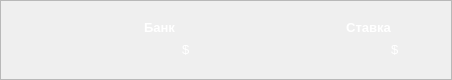
           <widget class="QFrame" name="bankFrame">
            <property name="sizePolicy">
             <sizepolicy hsizetype="Fixed" vsizetype="Fixed">
              <horstretch>0</horstretch>
              <verstretch>0</verstretch>
             </sizepolicy>
            </property>
            <property name="minimumSize">
             <size>
              <width>80</width>
              <height>80</height>
             </size>
            </property>
            <property name="maximumSize">
             <size>
              <width>16777215</width>
              <height>80</height>
             </size>
            </property>
            <property name="frameShape">
             <enum>QFrame::StyledPanel</enum>
            </property>
            <property name="frameShadow">
             <enum>QFrame::Raised</enum>
            </property>
            <layout class="QHBoxLayout" name="horizontalLayout_14">
             <item>
              <widget class="QLabel" name="bankImage_lbl">
               <property name="sizePolicy">
                <sizepolicy hsizetype="Fixed" vsizetype="Fixed">
                 <horstretch>0</horstretch>
                 <verstretch>0</verstretch>
                </sizepolicy>
               </property>
               <property name="minimumSize">
                <size>
                 <width>70</width>
                 <height>70</height>
                </size>
               </property>
               <property name="maximumSize">
                <size>
                 <width>70</width>
                 <height>70</height>
                </size>
               </property>
               <property name="baseSize">
                <size>
                 <width>70</width>
                 <height>70</height>
                </size>
               </property>
               <property name="text">
                <string/>
               </property>
               <property name="scaledContents">
                <bool>true</bool>
               </property>
               <property name="alignment">
                <set>Qt::AlignCenter</set>
               </property>
              </widget>
             </item>
             <item>
              <layout class="QVBoxLayout" name="verticalLayout">
               <property name="spacing">
                <number>4</number>
               </property>
               <item>
                <spacer name="verticalSpacer_6">
                 <property name="orientation">
                  <enum>Qt::Vertical</enum>
                 </property>
                 <property name="sizeHint" stdset="0">
                  <size>
                   <width>20</width>
                   <height>40</height>
                  </size>
                 </property>
                </spacer>
               </item>
               <item>
                <widget class="QLabel" name="bankInfo_lbl">
                 <property name="sizePolicy">
                  <sizepolicy hsizetype="Preferred" vsizetype="Preferred">
                   <horstretch>0</horstretch>
                   <verstretch>0</verstretch>
                  </sizepolicy>
                 </property>
                 <property name="minimumSize">
                  <size>
                   <width>60</width>
                   <height>0</height>
                  </size>
                 </property>
                 <property name="palette">
                  <palette>
                   <active>
                    <colorrole role="WindowText">
                     <brush brushstyle="SolidPattern">
                      <color alpha="255">
                       <red>255</red>
                       <green>255</green>
                       <blue>255</blue>
                      </color>
                     </brush>
                    </colorrole>
                    <colorrole role="Text">
                     <brush brushstyle="SolidPattern">
                      <color alpha="255">
                       <red>255</red>
                       <green>255</green>
                       <blue>255</blue>
                      </color>
                     </brush>
                    </colorrole>
                    <colorrole role="PlaceholderText">
                     <brush brushstyle="SolidPattern">
                      <color alpha="128">
                       <red>255</red>
                       <green>255</green>
                       <blue>255</blue>
                      </color>
                     </brush>
                    </colorrole>
                   </active>
                   <inactive>
                    <colorrole role="WindowText">
                     <brush brushstyle="SolidPattern">
                      <color alpha="255">
                       <red>255</red>
                       <green>255</green>
                       <blue>255</blue>
                      </color>
                     </brush>
                    </colorrole>
                    <colorrole role="Text">
                     <brush brushstyle="SolidPattern">
                      <color alpha="255">
                       <red>255</red>
                       <green>255</green>
                       <blue>255</blue>
                      </color>
                     </brush>
                    </colorrole>
                    <colorrole role="PlaceholderText">
                     <brush brushstyle="SolidPattern">
                      <color alpha="128">
                       <red>255</red>
                       <green>255</green>
                       <blue>255</blue>
                      </color>
                     </brush>
                    </colorrole>
                   </inactive>
                   <disabled>
                    <colorrole role="WindowText">
                     <brush brushstyle="SolidPattern">
                      <color alpha="255">
                       <red>120</red>
                       <green>120</green>
                       <blue>120</blue>
                      </color>
                     </brush>
                    </colorrole>
                    <colorrole role="Text">
                     <brush brushstyle="SolidPattern">
                      <color alpha="255">
                       <red>120</red>
                       <green>120</green>
                       <blue>120</blue>
                      </color>
                     </brush>
                    </colorrole>
                    <colorrole role="PlaceholderText">
                     <brush brushstyle="SolidPattern">
                      <color alpha="128">
                       <red>0</red>
                       <green>0</green>
                       <blue>0</blue>
                      </color>
                     </brush>
                    </colorrole>
                   </disabled>
                  </palette>
                 </property>
                 <property name="font">
                  <font>
                   <pointsize>10</pointsize>
                   <weight>75</weight>
                   <bold>true</bold>
                  </font>
                 </property>
                 <property name="styleSheet">
                  <string notr="true"/>
                 </property>
                 <property name="text">
                  <string>Банк</string>
                 </property>
                 <property name="alignment">
                  <set>Qt::AlignCenter</set>
                 </property>
                </widget>
               </item>
               <item>
                <layout class="QHBoxLayout" name="horizontalLayout">
                 <item>
                  <spacer name="horizontalSpacer_5">
                   <property name="orientation">
                    <enum>Qt::Horizontal</enum>
                   </property>
                   <property name="sizeHint" stdset="0">
                    <size>
                     <width>40</width>
                     <height>20</height>
                    </size>
                   </property>
                  </spacer>
                 </item>
                 <item>
                  <widget class="QLabel" name="bankValue_lbl">
                   <property name="minimumSize">
                    <size>
                     <width>50</width>
                     <height>0</height>
                    </size>
                   </property>
                   <property name="palette">
                    <palette>
                     <active>
                      <colorrole role="WindowText">
                       <brush brushstyle="SolidPattern">
                        <color alpha="255">
                         <red>255</red>
                         <green>255</green>
                         <blue>255</blue>
                        </color>
                       </brush>
                      </colorrole>
                      <colorrole role="Text">
                       <brush brushstyle="SolidPattern">
                        <color alpha="255">
                         <red>255</red>
                         <green>255</green>
                         <blue>255</blue>
                        </color>
                       </brush>
                      </colorrole>
                      <colorrole role="PlaceholderText">
                       <brush brushstyle="SolidPattern">
                        <color alpha="128">
                         <red>255</red>
                         <green>255</green>
                         <blue>255</blue>
                        </color>
                       </brush>
                      </colorrole>
                     </active>
                     <inactive>
                      <colorrole role="WindowText">
                       <brush brushstyle="SolidPattern">
                        <color alpha="255">
                         <red>255</red>
                         <green>255</green>
                         <blue>255</blue>
                        </color>
                       </brush>
                      </colorrole>
                      <colorrole role="Text">
                       <brush brushstyle="SolidPattern">
                        <color alpha="255">
                         <red>255</red>
                         <green>255</green>
                         <blue>255</blue>
                        </color>
                       </brush>
                      </colorrole>
                      <colorrole role="PlaceholderText">
                       <brush brushstyle="SolidPattern">
                        <color alpha="128">
                         <red>255</red>
                         <green>255</green>
                         <blue>255</blue>
                        </color>
                       </brush>
                      </colorrole>
                     </inactive>
                     <disabled>
                      <colorrole role="WindowText">
                       <brush brushstyle="SolidPattern">
                        <color alpha="255">
                         <red>120</red>
                         <green>120</green>
                         <blue>120</blue>
                        </color>
                       </brush>
                      </colorrole>
                      <colorrole role="Text">
                       <brush brushstyle="SolidPattern">
                        <color alpha="255">
                         <red>120</red>
                         <green>120</green>
                         <blue>120</blue>
                        </color>
                       </brush>
                      </colorrole>
                      <colorrole role="PlaceholderText">
                       <brush brushstyle="SolidPattern">
                        <color alpha="128">
                         <red>0</red>
                         <green>0</green>
                         <blue>0</blue>
                        </color>
                       </brush>
                      </colorrole>
                     </disabled>
                    </palette>
                   </property>
                   <property name="font">
                    <font>
                     <pointsize>10</pointsize>
                    </font>
                   </property>
                   <property name="styleSheet">
                    <string notr="true">border-color: rgb(255, 0, 0);</string>
                   </property>
                   <property name="text">
                    <string/>
                   </property>
                   <property name="alignment">
                    <set>Qt::AlignRight|Qt::AlignTrailing|Qt::AlignVCenter</set>
                   </property>
                  </widget>
                 </item>
                 <item>
                  <widget class="QLabel" name="bankMoney_lbl">
                   <property name="palette">
                    <palette>
                     <active>
                      <colorrole role="WindowText">
                       <brush brushstyle="SolidPattern">
                        <color alpha="255">
                         <red>255</red>
                         <green>255</green>
                         <blue>255</blue>
                        </color>
                       </brush>
                      </colorrole>
                      <colorrole role="Text">
                       <brush brushstyle="SolidPattern">
                        <color alpha="255">
                         <red>255</red>
                         <green>255</green>
                         <blue>255</blue>
                        </color>
                       </brush>
                      </colorrole>
                      <colorrole role="PlaceholderText">
                       <brush brushstyle="SolidPattern">
                        <color alpha="128">
                         <red>255</red>
                         <green>255</green>
                         <blue>255</blue>
                        </color>
                       </brush>
                      </colorrole>
                     </active>
                     <inactive>
                      <colorrole role="WindowText">
                       <brush brushstyle="SolidPattern">
                        <color alpha="255">
                         <red>255</red>
                         <green>255</green>
                         <blue>255</blue>
                        </color>
                       </brush>
                      </colorrole>
                      <colorrole role="Text">
                       <brush brushstyle="SolidPattern">
                        <color alpha="255">
                         <red>255</red>
                         <green>255</green>
                         <blue>255</blue>
                        </color>
                       </brush>
                      </colorrole>
                      <colorrole role="PlaceholderText">
                       <brush brushstyle="SolidPattern">
                        <color alpha="128">
                         <red>255</red>
                         <green>255</green>
                         <blue>255</blue>
                        </color>
                       </brush>
                      </colorrole>
                     </inactive>
                     <disabled>
                      <colorrole role="WindowText">
                       <brush brushstyle="SolidPattern">
                        <color alpha="255">
                         <red>120</red>
                         <green>120</green>
                         <blue>120</blue>
                        </color>
                       </brush>
                      </colorrole>
                      <colorrole role="Text">
                       <brush brushstyle="SolidPattern">
                        <color alpha="255">
                         <red>120</red>
                         <green>120</green>
                         <blue>120</blue>
                        </color>
                       </brush>
                      </colorrole>
                      <colorrole role="PlaceholderText">
                       <brush brushstyle="SolidPattern">
                        <color alpha="128">
                         <red>0</red>
                         <green>0</green>
                         <blue>0</blue>
                        </color>
                       </brush>
                      </colorrole>
                     </disabled>
                    </palette>
                   </property>
                   <property name="font">
                    <font>
                     <pointsize>10</pointsize>
                    </font>
                   </property>
                   <property name="styleSheet">
                    <string notr="true">border-color: rgb(255, 0, 0);</string>
                   </property>
                   <property name="text">
                    <string>$</string>
                   </property>
                  </widget>
                 </item>
                 <item>
                  <spacer name="horizontalSpacer_4">
                   <property name="orientation">
                    <enum>Qt::Horizontal</enum>
                   </property>
                   <property name="sizeHint" stdset="0">
                    <size>
                     <width>40</width>
                     <height>20</height>
                    </size>
                   </property>
                  </spacer>
                 </item>
                </layout>
               </item>
               <item>
                <spacer name="verticalSpacer_5">
                 <property name="orientation">
                  <enum>Qt::Vertical</enum>
                 </property>
                 <property name="sizeHint" stdset="0">
                  <size>
                   <width>20</width>
                   <height>40</height>
                  </size>
                 </property>
                </spacer>
               </item>
              </layout>
             </item>
             <item>
              <spacer name="horizontalSpacer_38">
               <property name="orientation">
                <enum>Qt::Horizontal</enum>
               </property>
               <property name="sizeType">
                <enum>QSizePolicy::Maximum</enum>
               </property>
               <property name="sizeHint" stdset="0">
                <size>
                 <width>60</width>
                 <height>20</height>
                </size>
               </property>
              </spacer>
             </item>
             <item>
              <layout class="QVBoxLayout" name="verticalLayout_10">
               <property name="spacing">
                <number>4</number>
               </property>
               <item>
                <spacer name="verticalSpacer_10">
                 <property name="orientation">
                  <enum>Qt::Vertical</enum>
                 </property>
                 <property name="sizeHint" stdset="0">
                  <size>
                   <width>20</width>
                   <height>40</height>
                  </size>
                 </property>
                </spacer>
               </item>
               <item>
                <widget class="QLabel" name="bankBetInfo_lbl">
                 <property name="sizePolicy">
                  <sizepolicy hsizetype="Preferred" vsizetype="Preferred">
                   <horstretch>0</horstretch>
                   <verstretch>0</verstretch>
                  </sizepolicy>
                 </property>
                 <property name="minimumSize">
                  <size>
                   <width>60</width>
                   <height>0</height>
                  </size>
                 </property>
                 <property name="palette">
                  <palette>
                   <active>
                    <colorrole role="WindowText">
                     <brush brushstyle="SolidPattern">
                      <color alpha="255">
                       <red>255</red>
                       <green>255</green>
                       <blue>255</blue>
                      </color>
                     </brush>
                    </colorrole>
                    <colorrole role="Text">
                     <brush brushstyle="SolidPattern">
                      <color alpha="255">
                       <red>255</red>
                       <green>255</green>
                       <blue>255</blue>
                      </color>
                     </brush>
                    </colorrole>
                    <colorrole role="PlaceholderText">
                     <brush brushstyle="SolidPattern">
                      <color alpha="128">
                       <red>255</red>
                       <green>255</green>
                       <blue>255</blue>
                      </color>
                     </brush>
                    </colorrole>
                   </active>
                   <inactive>
                    <colorrole role="WindowText">
                     <brush brushstyle="SolidPattern">
                      <color alpha="255">
                       <red>255</red>
                       <green>255</green>
                       <blue>255</blue>
                      </color>
                     </brush>
                    </colorrole>
                    <colorrole role="Text">
                     <brush brushstyle="SolidPattern">
                      <color alpha="255">
                       <red>255</red>
                       <green>255</green>
                       <blue>255</blue>
                      </color>
                     </brush>
                    </colorrole>
                    <colorrole role="PlaceholderText">
                     <brush brushstyle="SolidPattern">
                      <color alpha="128">
                       <red>255</red>
                       <green>255</green>
                       <blue>255</blue>
                      </color>
                     </brush>
                    </colorrole>
                   </inactive>
                   <disabled>
                    <colorrole role="WindowText">
                     <brush brushstyle="SolidPattern">
                      <color alpha="255">
                       <red>120</red>
                       <green>120</green>
                       <blue>120</blue>
                      </color>
                     </brush>
                    </colorrole>
                    <colorrole role="Text">
                     <brush brushstyle="SolidPattern">
                      <color alpha="255">
                       <red>120</red>
                       <green>120</green>
                       <blue>120</blue>
                      </color>
                     </brush>
                    </colorrole>
                    <colorrole role="PlaceholderText">
                     <brush brushstyle="SolidPattern">
                      <color alpha="128">
                       <red>0</red>
                       <green>0</green>
                       <blue>0</blue>
                      </color>
                     </brush>
                    </colorrole>
                   </disabled>
                  </palette>
                 </property>
                 <property name="font">
                  <font>
                   <pointsize>10</pointsize>
                   <weight>75</weight>
                   <bold>true</bold>
                  </font>
                 </property>
                 <property name="styleSheet">
                  <string notr="true"/>
                 </property>
                 <property name="text">
                  <string>Ставка</string>
                 </property>
                 <property name="alignment">
                  <set>Qt::AlignCenter</set>
                 </property>
                </widget>
               </item>
               <item>
                <layout class="QHBoxLayout" name="horizontalLayout_8">
                 <item>
                  <spacer name="horizontalSpacer_9">
                   <property name="orientation">
                    <enum>Qt::Horizontal</enum>
                   </property>
                   <property name="sizeHint" stdset="0">
                    <size>
                     <width>40</width>
                     <height>20</height>
                    </size>
                   </property>
                  </spacer>
                 </item>
                 <item>
                  <widget class="QLabel" name="bankBetValue_lbl">
                   <property name="minimumSize">
                    <size>
                     <width>50</width>
                     <height>0</height>
                    </size>
                   </property>
                   <property name="palette">
                    <palette>
                     <active>
                      <colorrole role="WindowText">
                       <brush brushstyle="SolidPattern">
                        <color alpha="255">
                         <red>255</red>
                         <green>255</green>
                         <blue>255</blue>
                        </color>
                       </brush>
                      </colorrole>
                      <colorrole role="Text">
                       <brush brushstyle="SolidPattern">
                        <color alpha="255">
                         <red>255</red>
                         <green>255</green>
                         <blue>255</blue>
                        </color>
                       </brush>
                      </colorrole>
                      <colorrole role="PlaceholderText">
                       <brush brushstyle="SolidPattern">
                        <color alpha="128">
                         <red>255</red>
                         <green>255</green>
                         <blue>255</blue>
                        </color>
                       </brush>
                      </colorrole>
                     </active>
                     <inactive>
                      <colorrole role="WindowText">
                       <brush brushstyle="SolidPattern">
                        <color alpha="255">
                         <red>255</red>
                         <green>255</green>
                         <blue>255</blue>
                        </color>
                       </brush>
                      </colorrole>
                      <colorrole role="Text">
                       <brush brushstyle="SolidPattern">
                        <color alpha="255">
                         <red>255</red>
                         <green>255</green>
                         <blue>255</blue>
                        </color>
                       </brush>
                      </colorrole>
                      <colorrole role="PlaceholderText">
                       <brush brushstyle="SolidPattern">
                        <color alpha="128">
                         <red>255</red>
                         <green>255</green>
                         <blue>255</blue>
                        </color>
                       </brush>
                      </colorrole>
                     </inactive>
                     <disabled>
                      <colorrole role="WindowText">
                       <brush brushstyle="SolidPattern">
                        <color alpha="255">
                         <red>120</red>
                         <green>120</green>
                         <blue>120</blue>
                        </color>
                       </brush>
                      </colorrole>
                      <colorrole role="Text">
                       <brush brushstyle="SolidPattern">
                        <color alpha="255">
                         <red>120</red>
                         <green>120</green>
                         <blue>120</blue>
                        </color>
                       </brush>
                      </colorrole>
                      <colorrole role="PlaceholderText">
                       <brush brushstyle="SolidPattern">
                        <color alpha="128">
                         <red>0</red>
                         <green>0</green>
                         <blue>0</blue>
                        </color>
                       </brush>
                      </colorrole>
                     </disabled>
                    </palette>
                   </property>
                   <property name="font">
                    <font>
                     <pointsize>10</pointsize>
                    </font>
                   </property>
                   <property name="styleSheet">
                    <string notr="true">border-color: rgb(255, 0, 0);</string>
                   </property>
                   <property name="text">
                    <string/>
                   </property>
                   <property name="alignment">
                    <set>Qt::AlignRight|Qt::AlignTrailing|Qt::AlignVCenter</set>
                   </property>
                  </widget>
                 </item>
                 <item>
                  <widget class="QLabel" name="bankMoney_lbl_2">
                   <property name="palette">
                    <palette>
                     <active>
                      <colorrole role="WindowText">
                       <brush brushstyle="SolidPattern">
                        <color alpha="255">
                         <red>255</red>
                         <green>255</green>
                         <blue>255</blue>
                        </color>
                       </brush>
                      </colorrole>
                      <colorrole role="Text">
                       <brush brushstyle="SolidPattern">
                        <color alpha="255">
                         <red>255</red>
                         <green>255</green>
                         <blue>255</blue>
                        </color>
                       </brush>
                      </colorrole>
                      <colorrole role="PlaceholderText">
                       <brush brushstyle="SolidPattern">
                        <color alpha="128">
                         <red>255</red>
                         <green>255</green>
                         <blue>255</blue>
                        </color>
                       </brush>
                      </colorrole>
                     </active>
                     <inactive>
                      <colorrole role="WindowText">
                       <brush brushstyle="SolidPattern">
                        <color alpha="255">
                         <red>255</red>
                         <green>255</green>
                         <blue>255</blue>
                        </color>
                       </brush>
                      </colorrole>
                      <colorrole role="Text">
                       <brush brushstyle="SolidPattern">
                        <color alpha="255">
                         <red>255</red>
                         <green>255</green>
                         <blue>255</blue>
                        </color>
                       </brush>
                      </colorrole>
                      <colorrole role="PlaceholderText">
                       <brush brushstyle="SolidPattern">
                        <color alpha="128">
                         <red>255</red>
                         <green>255</green>
                         <blue>255</blue>
                        </color>
                       </brush>
                      </colorrole>
                     </inactive>
                     <disabled>
                      <colorrole role="WindowText">
                       <brush brushstyle="SolidPattern">
                        <color alpha="255">
                         <red>120</red>
                         <green>120</green>
                         <blue>120</blue>
                        </color>
                       </brush>
                      </colorrole>
                      <colorrole role="Text">
                       <brush brushstyle="SolidPattern">
                        <color alpha="255">
                         <red>120</red>
                         <green>120</green>
                         <blue>120</blue>
                        </color>
                       </brush>
                      </colorrole>
                      <colorrole role="PlaceholderText">
                       <brush brushstyle="SolidPattern">
                        <color alpha="128">
                         <red>0</red>
                         <green>0</green>
                         <blue>0</blue>
                        </color>
                       </brush>
                      </colorrole>
                     </disabled>
                    </palette>
                   </property>
                   <property name="font">
                    <font>
                     <pointsize>10</pointsize>
                    </font>
                   </property>
                   <property name="styleSheet">
                    <string notr="true">border-color: rgb(255, 0, 0);</string>
                   </property>
                   <property name="text">
                    <string>$</string>
                   </property>
                  </widget>
                 </item>
                 <item>
                  <spacer name="horizontalSpacer_13">
                   <property name="orientation">
                    <enum>Qt::Horizontal</enum>
                   </property>
                   <property name="sizeHint" stdset="0">
                    <size>
                     <width>40</width>
                     <height>20</height>
                    </size>
                   </property>
                  </spacer>
                 </item>
                </layout>
               </item>
               <item>
                <spacer name="verticalSpacer_7">
                 <property name="orientation">
                  <enum>Qt::Vertical</enum>
                 </property>
                 <property name="sizeHint" stdset="0">
                  <size>
                   <width>20</width>
                   <height>40</height>
                  </size>
                 </property>
                </spacer>
               </item>
              </layout>
             </item>
            </layout>
           </widget>
